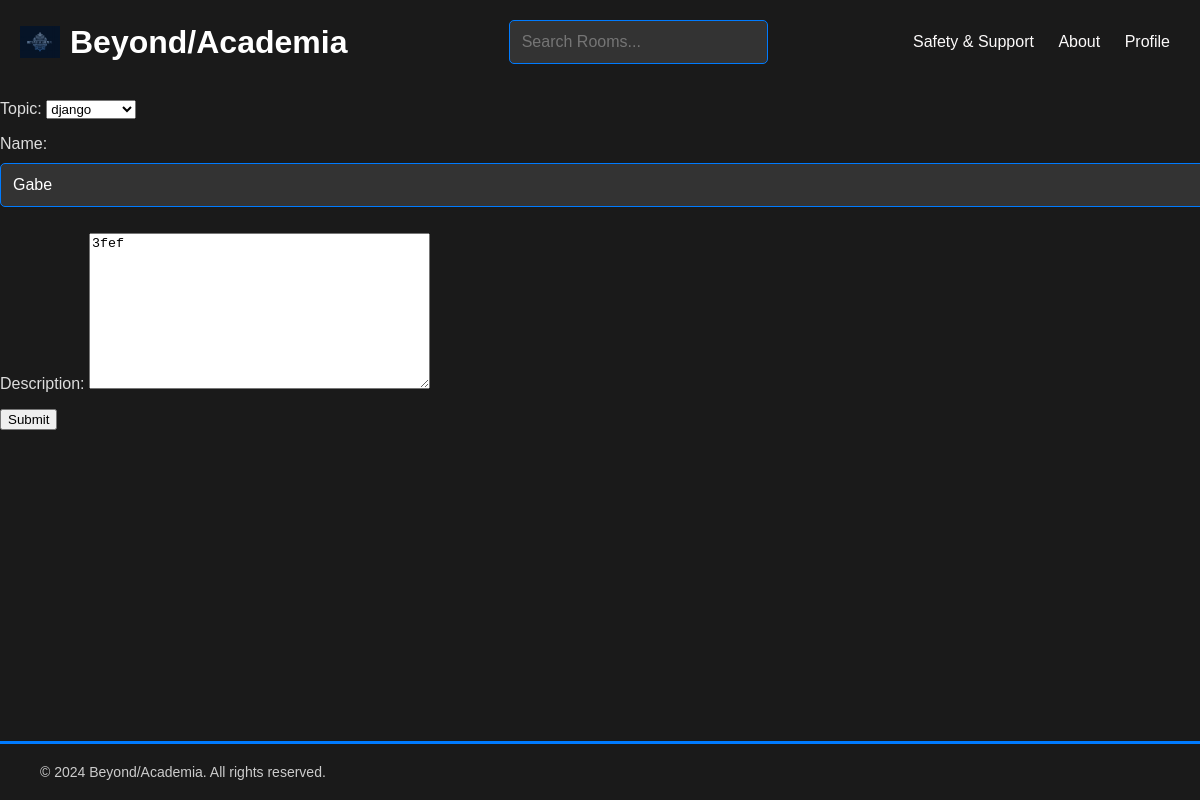
/update-room/12/ (signed in), run on the app's committed database.
### base/models.py (models this page shows, shortened)
class Room(models.Model):
    host = models.ForeignKey(User, on_delete=models.SET_NULL, null=True)
    topic = models.ForeignKey(Topic, on_delete=models.SET_NULL, null=True)
    name = models.CharField(max_length=200)
    description = models.TextField(null=True, blank=True)
    participants = models.ManyToManyField(User, related_name='participants', blank=True)
    updated = models.DateTimeField(auto_now=True)
    created = models.DateTimeField(auto_now_add=True)
    class Meta:
        ordering = ['-updated','created']

class Topic(models.Model):
    name = models.CharField(max_length=200)
    def __str__(self):
        return self.name

### base/views.py (the view)
# urls.py: path('update-room/<str:pk>/', views.updateRoom, name="update-room"),
@login_required(login_url='login')
def updateRoom(request, pk):
    room = Room.objects.get(id=pk)
    form = RoomForm(instance=room)
    if request.user != room.host:  # Consistent use of `host` field
        return HttpResponse('Must have created the post to edit.')
    if request.method == 'POST':
        form = RoomForm(request.POST, instance=room)
        if form.is_valid():
            form.save()
            return redirect('home')
    context = {'form': form}
    return render(request, 'base/room_form.html', context)

### base/forms.py
class RoomForm(ModelForm):
    class Meta:
        model = Room
        fields = '__all__'
        exclude =['host','participants']

### base/templates/base/room_form.html (shortened to what this page needs)
{% extends 'main.html' %}
{% block content %}
<div>
    <form method="POST" action="">
        {{ form.as_p }}
        <input type="submit" value="Submit" />
    </form>
</div>
{% endblock content %}

### static/css/main.css (style rules this page uses)
body { background-color:#1a1a1a; font-family: Arial, sans-serif; margin: 0; padding: 0; color: #007BFF; align-items: center; }
label { font-size: 1rem; color: #ddd; margin-bottom: 5px; text-align: left; }
input[type="text"], input[type="password"], input[type="email"] { width: 100%; padding: 12px; margin: 10px 0; border: 1px solid #007BFF; border-radius: 5px; background-color: #333; color: white; font-size: 1rem; }

### data on the page
Room: topic "django", description "3fef"
Topic: name "Gabe"
